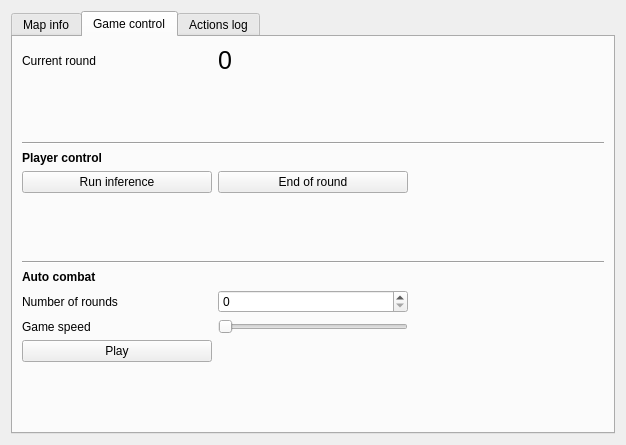
<?xml version="1.0" encoding="UTF-8"?>
<ui version="4.0">
 <class>Form</class>
 <widget class="QWidget" name="Form">
  <property name="geometry">
   <rect>
    <x>0</x>
    <y>0</y>
    <width>626</width>
    <height>445</height>
   </rect>
  </property>
  <property name="windowTitle">
   <string>Form</string>
  </property>
  <layout class="QVBoxLayout" name="verticalLayout">
   <item>
    <widget class="QTabWidget" name="tabWidget">
     <property name="currentIndex">
      <number>1</number>
     </property>
     <widget class="QWidget" name="mapTab">
      <attribute name="title">
       <string>Map info</string>
      </attribute>
     </widget>
     <widget class="QWidget" name="gameTab">
      <attribute name="title">
       <string>Game control</string>
      </attribute>
      <layout class="QGridLayout" name="gridLayout">
       <item row="5" column="0">
        <spacer name="verticalSpacer_4">
         <property name="orientation">
          <enum>Qt::Vertical</enum>
         </property>
         <property name="sizeHint" stdset="0">
          <size>
           <width>20</width>
           <height>40</height>
          </size>
         </property>
        </spacer>
       </item>
       <item row="7" column="0">
        <widget class="QLabel" name="label_4">
         <property name="font">
          <font>
           <weight>75</weight>
           <bold>true</bold>
          </font>
         </property>
         <property name="text">
          <string>Auto combat</string>
         </property>
        </widget>
       </item>
       <item row="4" column="0">
        <widget class="QPushButton" name="runInferenceButton">
         <property name="sizePolicy">
          <sizepolicy hsizetype="MinimumExpanding" vsizetype="Fixed">
           <horstretch>0</horstretch>
           <verstretch>0</verstretch>
          </sizepolicy>
         </property>
         <property name="text">
          <string>Run inference</string>
         </property>
        </widget>
       </item>
       <item row="0" column="0">
        <widget class="QLabel" name="label_2">
         <property name="text">
          <string>Current round</string>
         </property>
        </widget>
       </item>
       <item row="0" column="1">
        <widget class="QLabel" name="label">
         <property name="font">
          <font>
           <pointsize>19</pointsize>
          </font>
         </property>
         <property name="text">
          <string>0</string>
         </property>
        </widget>
       </item>
       <item row="10" column="0">
        <widget class="QPushButton" name="pushButton_3">
         <property name="sizePolicy">
          <sizepolicy hsizetype="MinimumExpanding" vsizetype="Fixed">
           <horstretch>0</horstretch>
           <verstretch>0</verstretch>
          </sizepolicy>
         </property>
         <property name="text">
          <string>Play</string>
         </property>
        </widget>
       </item>
       <item row="4" column="1">
        <widget class="QPushButton" name="endOfRoundButton">
         <property name="text">
          <string>End of round</string>
         </property>
        </widget>
       </item>
       <item row="1" column="0">
        <spacer name="verticalSpacer_3">
         <property name="orientation">
          <enum>Qt::Vertical</enum>
         </property>
         <property name="sizeHint" stdset="0">
          <size>
           <width>20</width>
           <height>40</height>
          </size>
         </property>
        </spacer>
       </item>
       <item row="9" column="0">
        <widget class="QLabel" name="label_6">
         <property name="text">
          <string>Game speed</string>
         </property>
        </widget>
       </item>
       <item row="11" column="0">
        <spacer name="verticalSpacer">
         <property name="orientation">
          <enum>Qt::Vertical</enum>
         </property>
         <property name="sizeHint" stdset="0">
          <size>
           <width>20</width>
           <height>40</height>
          </size>
         </property>
        </spacer>
       </item>
       <item row="8" column="0">
        <widget class="QLabel" name="label_5">
         <property name="text">
          <string>Number of rounds</string>
         </property>
        </widget>
       </item>
       <item row="8" column="1">
        <widget class="QSpinBox" name="spinBox"/>
       </item>
       <item row="9" column="1">
        <widget class="QSlider" name="horizontalSlider">
         <property name="orientation">
          <enum>Qt::Horizontal</enum>
         </property>
        </widget>
       </item>
       <item row="3" column="0">
        <widget class="QLabel" name="label_3">
         <property name="font">
          <font>
           <weight>75</weight>
           <bold>true</bold>
          </font>
         </property>
         <property name="text">
          <string>Player control</string>
         </property>
        </widget>
       </item>
       <item row="4" column="2">
        <spacer name="horizontalSpacer">
         <property name="orientation">
          <enum>Qt::Horizontal</enum>
         </property>
         <property name="sizeHint" stdset="0">
          <size>
           <width>40</width>
           <height>20</height>
          </size>
         </property>
        </spacer>
       </item>
       <item row="2" column="0" colspan="3">
        <widget class="Line" name="line">
         <property name="orientation">
          <enum>Qt::Horizontal</enum>
         </property>
        </widget>
       </item>
       <item row="6" column="0" colspan="3">
        <widget class="Line" name="line_2">
         <property name="orientation">
          <enum>Qt::Horizontal</enum>
         </property>
        </widget>
       </item>
      </layout>
     </widget>
     <widget class="QWidget" name="logTab">
      <attribute name="title">
       <string>Actions log</string>
      </attribute>
      <layout class="QVBoxLayout" name="verticalLayout_2">
       <item>
        <widget class="QScrollArea" name="scrollArea">
         <property name="frameShadow">
          <enum>QFrame::Raised</enum>
         </property>
         <property name="lineWidth">
          <number>0</number>
         </property>
         <property name="widgetResizable">
          <bool>true</bool>
         </property>
         <widget class="QWidget" name="scrollAreaWidgetContents">
          <property name="geometry">
           <rect>
            <x>0</x>
            <y>0</y>
            <width>582</width>
            <height>381</height>
           </rect>
          </property>
          <layout class="QVBoxLayout" name="verticalLayout_3">
           <item>
            <widget class="QPlainTextEdit" name="plainTextEdit">
             <property name="readOnly">
              <bool>true</bool>
             </property>
            </widget>
           </item>
          </layout>
         </widget>
        </widget>
       </item>
      </layout>
     </widget>
    </widget>
   </item>
  </layout>
 </widget>
 <resources/>
 <connections/>
</ui>
